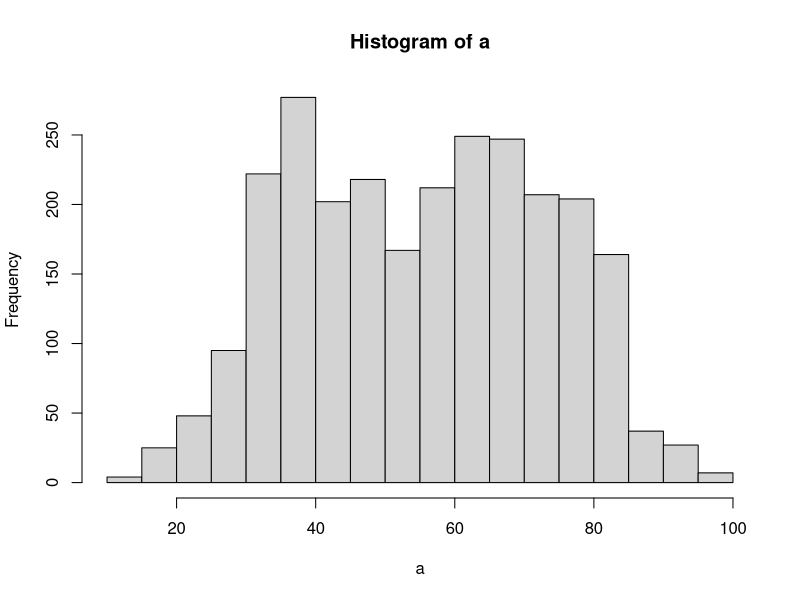
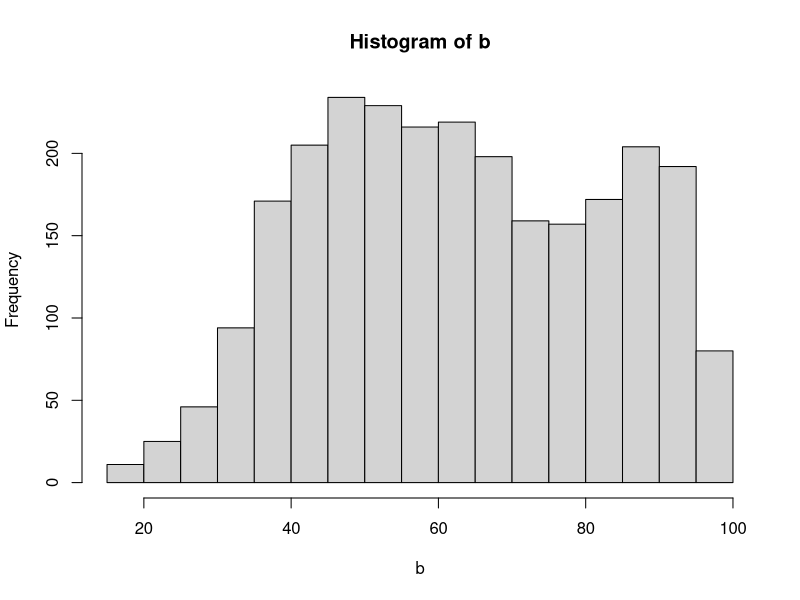
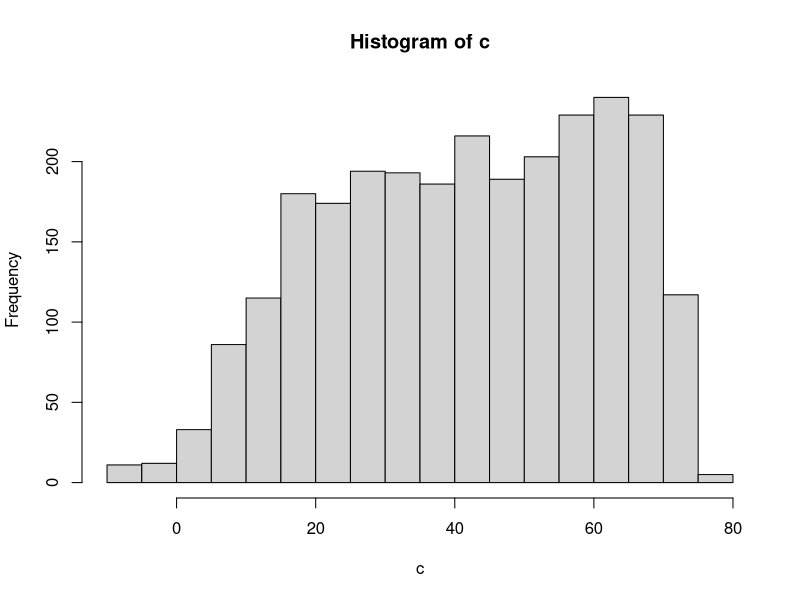
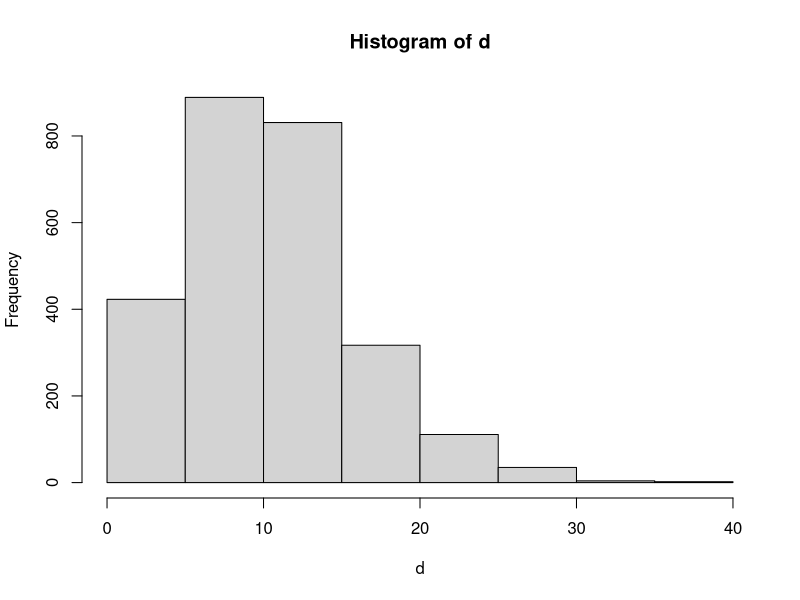

Write R code to recreate these figures, in order.
# nombre del archivo a mandar por correo:
# nombre_apellido_inferencia_profesor.R
# ejemplo:
# juan_perez_estadistica_mayer.R

# No olvide ejecutar las líneas 6 y 11 antes de empezar el resto del trabajo
library(readxl)

# 1. Use la función read_excel para cargar los datos que se encuentran en el archivo excel datos_ie.xlsx
misdatos <- read_excel("datos_ie.xlsx")





# 2. Para la variable "velocidad_viento", que es una de las columnas de los datos 
# que acaba de cargar, encuentre lo siguiente usando la función quantile:
# 2.1 el cuantil 0.025 (2 pto)
# 2.2 la mediana (2 pto)
# 2.3 el cuantil 0.975 (2 pto)
# Nota la función quantile es la que calcula cuantiles de un vector. Por ejemplo si el vector se llama x y
# queremos calcular el cuantil 37 escribiremos en R quantile(x, 0.37)

y <- c(misdatos$velocidad_viento)

quantile(y,0.025) #2.5% el cuantil 0.025 es de 2.5%
median(y,)         #9.20624 la mediana es de 9.20624
quantile(y,0.975) #23.0156 el cuantil 0.975 es de 23.0156

# 3. Para la variable "temperatura" compute lo siguiente
# 3.1 la media (2 pto)
# 3.2 la desviación estandar    (2 pto)
# 3.3 la cantidad de observaciones (n)   (2 pto)
# 3.4 la desviación estandar, dividida por la raíz de n  (2 pto)

y <- c(misdatos$temperatura)
mean(y)         #55.45093 La media es de 55.45
sd(y)            #17.88357 la desviacion estandar es de 17.88
length(y)        #2612    la cantidad e observacines es de 2612
z <- c(sd(y))
sqrt(z)       #4.228898 la desviacon estandar dividida por la raiz de n es de 4.22

# 4. Grafique los histogramas de estas cuatro variables: temperatura, humedad,
# punto_rocio y velocidad_viento. Puede usar cualquier función y paquete de R (4 pts)


a <- c(misdatos$temperatura)
hist(a)

b <- c(misdatos$humedad)
hist(b)

c <- c(misdatos$punto_rocio)
hist(c)

d <- c(misdatos$velocidad_viento)
hist(d)

# 5. Use el comando pnorm, para encontrar la probabilidad de que una variable aleatoria normal
# estándard esté entre -1 y 1.2, es decir, encontrar P(-1 <= z <= 1.2)
# Nota, el comando pnorm asume por defecto que nuestra normal es estándar. (2 pto)
 
pnorm(1.2)-pnorm(-1) #0.7262751 La probabilidad es de 72.62%
